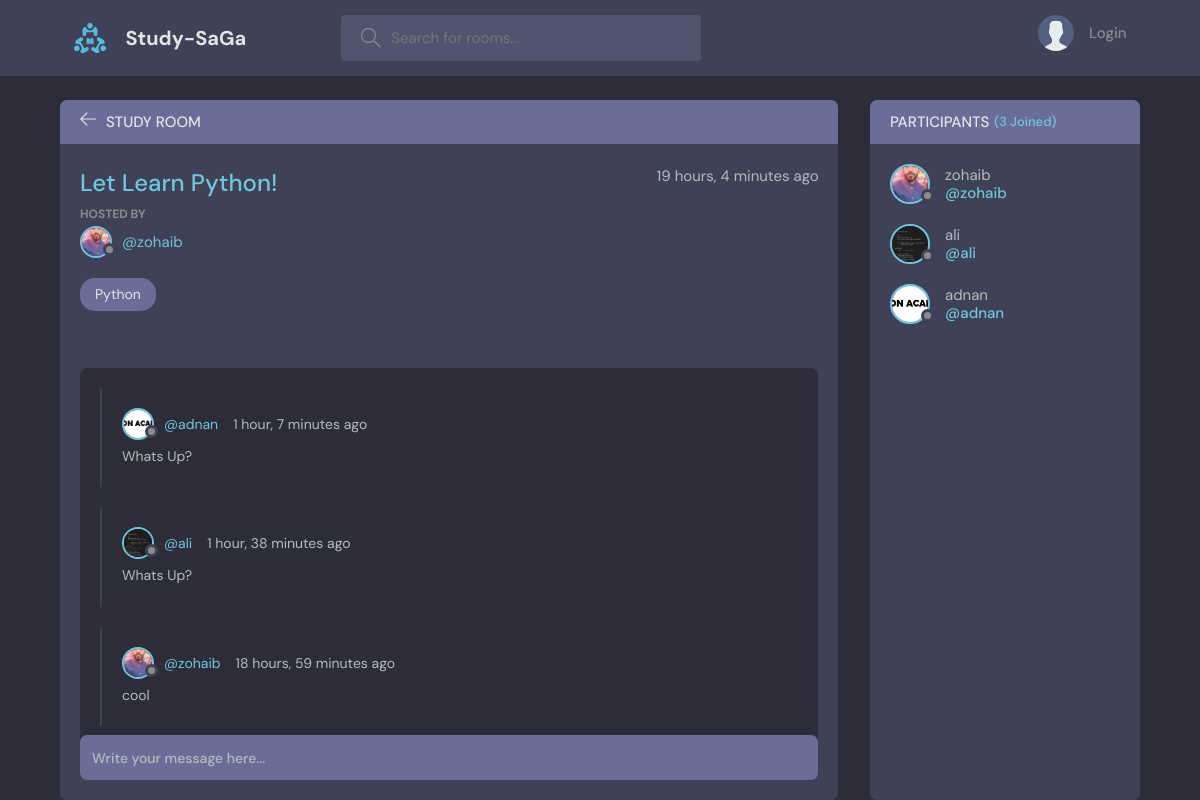
The page /room/1/ on the database its author committed.
### base/models.py (models this page shows, shortened)
class Room(models.Model):
    host = models.ForeignKey(User, on_delete=models.SET_NULL, null=True)
    topic = models.ForeignKey(Topic, on_delete=models.SET_NULL, null=True)
    name = models.CharField(max_length=200)
    discription = models.TextField(null=True, blank=True)
    participants = models.ManyToManyField(User, related_name='participants', blank=True)
    updated = models.DateTimeField(auto_now=True)
    created = models.DateTimeField(auto_now_add=True)
    class Meta:
        ordering = ['-updated', '-created']

class User(AbstractUser):
   name = models.CharField(max_length=200, null=True)
   email = models.EmailField(unique=True, null=True)
   bio = models.TextField(null=True)
   avatar = models.ImageField(null=True, default="avatar.svg")
   USERNAME_FIELD  = 'email'
   REQUIRED_FIELDS = []

class Topic(models.Model):
    name = models.CharField(max_length=200)
    def __str__(self):
        return self.name

class Message(models.Model):
    user = models.ForeignKey(User, on_delete=models.CASCADE)
    room = models.ForeignKey(Room, on_delete=models.CASCADE)
    body = models.TextField()
    updated = models.DateTimeField(auto_now=True)
    created = models.DateTimeField(auto_now_add=True)
    class Meta:
        ordering = ['-updated', '-created']

### base/views.py (the view, shortened to what this page needs)
# urls.py: path('room/<str:pk>/', views.room, name='room'),
def room(request, pk):
    room = Room.objects.get(id=pk)
    room_messages = room.message_set.all()
    participants = room.participants.all()
    context =  {'room': room, 'room_messages':room_messages, 'participants':participants}
    return render(request, 'base/room.html', context)

### base/templates/base/room.html (shortened to what this page needs)
{% extends 'main.html' %}
{% block content %}
    <main class="profile-page layout layout--2">
      <div class="container">
        <div class="room">
          <div class="room__top">
            <div class="room__topLeft">
              <a href="{% url 'home' %}">
                <svg version="1.1" xmlns="http://www.w3.org/2000/svg" width="32" height="32" viewBox="0 0 32 32">
                  <title>arrow-left</title>
                  <path
                    d="M13.723 2.286l-13.723 13.714 13.719 13.714 1.616-1.611-10.96-10.96h27.625v-2.286h-27.625l10.965-10.965-1.616-1.607z"
                  ></path>
                </svg>
              </a>
              <h3>Study Room</h3>
            </div>
          </div>
          <div class="room__box scroll">
            <div class="room__header scroll">
              <div class="room__info">
                <h3>{{room.name}}</h3>
                <span>{{room.created|timesince}} ago</span>
              </div>
              <div class="room__hosted">
                <p>Hosted By</p>
                <a href="{% url 'user-profile' room.host.id %}" class="room__author">
                  <div class="avatar avatar--small">
                    <img src="{{room.host.avatar.url}}" />
                  </div>
                  <span>@{{room.host.username}}</span>
                </a>
              </div>
              <span class="room__topics">{{room.topic}}</span>
            </div>
            <div class="room__conversation">
              <div class="threads scroll">
                {% for message in room_messages %}
                <div class="thread">
                  <div class="thread__top">
                    <div class="thread__author">
                      <a href="{% url 'user-profile' message.user.id %}" class="thread__authorInfo">
                        <div class="avatar avatar--small">
                          <img src="{{message.user.avatar.url}}" />
                        </div>
                        <span>@{{message.user.username}}</span>
                      </a>
                      <span class="thread__date">{{message.created|timesince}} ago</span>
                    </div>
                  </div>
                  <div class="thread__details">
                   {{message.body}}
                  </div>
                </div>
               {% endfor %}
              </div>
            </div>
          </div>
          <div class="room__message">
            <form action="" method="POST">
              <input name="body" placeholder="Write your message here..." /></form>
          </div>
        </div>
        <div class="participants">
          <h3 class="participants__top">Participants <span>({{participants.count}} Joined)</span></h3>
          <div class="participants__list scroll">
            {% for user in participants %}
            <a href="{% url 'user-profile' user.id %}" class="participant">
              <div class="avatar avatar--medium">
                <img src="{{user.avatar.url}}" />
              </div>
              <p>
                {{user.username}}
                <span>@{{user.username}}</span>
              </p>
            </a>
            {% endfor %}
          </div>
        </div>
      </div>
    </main>
  {% endblock %}

### rows shown on the page
Room: name "Let Learn Python!", created "19 hours, 4 minutes", host.avatar (picture), host.username "zohaib", topic "Python"
Message: user.avatar (picture), user.username "adnan", created "1 hour, 7 minutes", body "Whats Up?"
Message: user.avatar (picture), user.username "ali", created "1 hour, 38 minutes", body "Whats Up?"
Message: user.avatar (picture), user.username "zohaib", created "18 hours, 59 minutes", body "cool"
User: avatar (picture), username "zohaib"
User: avatar (picture), username "ali"
User: avatar (picture), username "adnan"

### other values the page prints
{{ participants.count }} "3"
